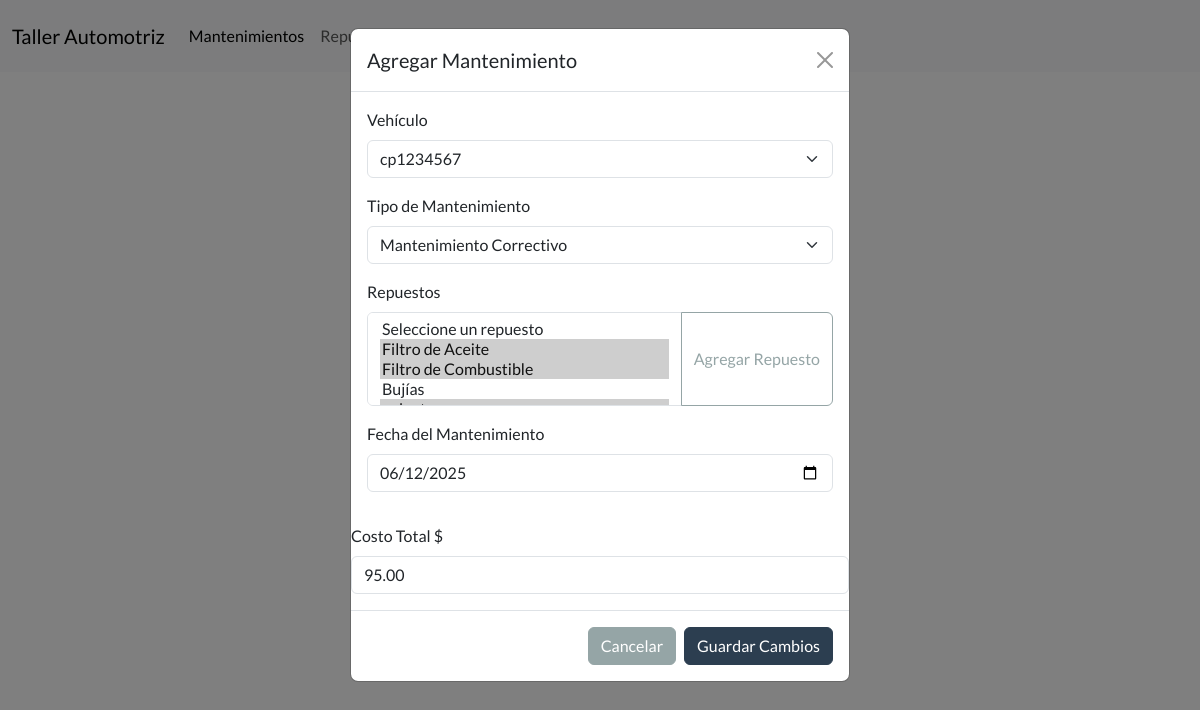
Page /editar_mantenimiento/14/ on the committed database.
### Aplicaciones/Taller/models.py (models this page shows, shortened)
class Mantenimiento(models.Model):
    id_mantenimientov = models.AutoField(primary_key=True)  # ~ Campo de clave primaria autoincremental
    vehiculo = models.ForeignKey(Vehiculo, on_delete=models.CASCADE, related_name='mantenimientos')  # * Relación con el modelo Vehiculo
    tipo_mantenimiento = models.ForeignKey(TipoMantenimiento, on_delete=models.CASCADE, related_name='mantenimientos')  # * Relación con el modelo TipoMantenimiento
    Repuestos = models.ManyToManyField(Repuesto, blank=True, related_name='mantenimientos')  # * Relación con el modelo Repuesto, permitiendo múltiples repuestos por mantenimiento
    fecha_mantenimiento = models.DateField()  # * Fecha del mantenimiento
    precioTotal = models.DecimalField(max_digits=10, decimal_places=2, default=0)  # * Precio total del mantenimiento

class Vehiculo(models.Model): # * Modelo para representar un vehículo
    id = models.AutoField(primary_key=True)  # ~ Campo autoincremental
    placa_vehiculo = models.CharField(max_length=9, unique=True, blank=True)  #~ Visible al usuario
    nombre_propietario = models.CharField(max_length=100)
    marca = models.CharField(max_length=50)
    modelo = models.CharField(max_length=50)
    anio = models.PositiveIntegerField() # ~ tipo de dato para años (enteros positivos)

class TipoMantenimiento(models.Model):
    id_mantenimiento = models.AutoField(primary_key=True)  # ~ Campo de clave primaria autoincremental
    nombre_mantenimiento = models.CharField(max_length=100, unique=True)  # * Nombre del tipo de mantenimiento sea único
    precio_mantenimiento = models.DecimalField(max_digits=10, decimal_places=2)  # * Precio del mantenimiento

### Aplicaciones/Taller/views.py (the view, shortened to what this page needs)
# urls.py: path('editar_mantenimiento/<int:id_mantenimiento>/', views.editar_mantenimiento, name="editar_mantenimiento"),  # * Mapea la URL 'editar_mantenimiento/<id_mantenimiento>/' a la vista editar_mantenimie
def editar_mantenimiento(request, id_mantenimiento):
    mantenimiento = get_object_or_404(Mantenimiento, id_mantenimientov=id_mantenimiento)
    repuestos_seleccionados = mantenimiento.Repuestos.values_list('id_repuesto', flat=True)
    return render(request, 'editar_mantenimiento.html', {
        'mantenimiento': mantenimiento,
        'vehiculos': Vehiculo.objects.all(),
        'tipos_mantenimiento': TipoMantenimiento.objects.all(),
        'repuestos': Repuesto.objects.all(),
        'repuestos_seleccionados': repuestos_seleccionados,
    })

### Aplicaciones/Taller/templates/editar_mantenimiento.html (shortened to what this page needs)
{% extends "plantilla.html" %}
{% load static %}
{% block content %}
<div class="modal fade" id="exampleModal" tabindex="-1" aria-labelledby="exampleModalLabel" aria-hidden="true">
  <div class="modal-dialog">
    <div class="modal-content">
      <div class="modal-header">
        <h1 class="modal-title fs-5" id="exampleModalLabel">Agregar Mantenimiento</h1>
        <button type="button" class="btn-close" data-bs-dismiss="modal" aria-label="Close"></button>
      </div>
      <div class="modal-body">
        <form method="post" action="{% url 'editar_mantenimiento' mantenimiento.id_mantenimientov %}" id="formulario-mantenimiento">
            <div class="mb-3">
                <label for="vehiculo" class="form-label">Vehículo</label>
                <select class="form-select" id="vehiculo" name="vehiculo" required>
                    {% if vehiculos %}
                        {% if vehiculos|length > 0 %}
                            {% for vehiculo in vehiculos %}
                                <option value="{{ vehiculo.id }}" {% if vehiculo.id == mantenimiento.vehiculo.id %}selected{% endif %}>
                                    {{ vehiculo.placa_vehiculo }}
                                </option>
                            {% endfor %}
                        {% endif %}
                    {% else %}
                        <option value="">No hay vehículos disponibles</option>
                    {% endif %}
                </select>
            </div>
            <div class="mb-3">
                <label for="tipo_mantenimiento" class="form-label">Tipo de Mantenimiento</label>
                <select class="form-select" id="tipo_mantenimiento" name="tipo_mantenimiento" required>
                    {% for tipo in tipos_mantenimiento %}
                    <option value="{{ tipo.id_mantenimiento }}" data-precio="{{ tipo.precio_mantenimiento }}"
                        {% if tipo.id_mantenimiento == mantenimiento.tipo_mantenimiento.id_mantenimiento %}selected{% endif %}>
                        {{ tipo.nombre_mantenimiento }}
                    </option>
                    {% endfor %}
                </select>
            </div>
            <div class="mb-3">
                <label for="repuestos" class="form-label">Repuestos</label>
                <div class="input-group mb-3">
                    <select class="form-select" id="repuestos" name="repuestos" multiple required>
                        <option value="">Seleccione un repuesto</option>
                        {% for repuesto in repuestos %}
                            <option value="{{ repuesto.id_repuesto }}" data-precio="{{ repuesto.precio }}"
                                {% if repuesto.id_repuesto in repuestos_seleccionados %}selected{% endif %}>
                                {{ repuesto.nombre_repuesto }}
                            </option>
                        {% endfor %}
                    </select>
                    <button class="btn btn-outline-secondary" type="button" data-bs-toggle="modal" data-bs-target="#modalAgregarRepuesto">Agregar Repuesto</button>
                </div>
            </div>
            <div class="mb-3">
                <label for="fecha_mantenimiento" class="form-label">Fecha del Mantenimiento</label>
                <input type="date" class="form-control" id="fecha_mantenimiento" name="fecha_mantenimiento" required value="{{ mantenimiento.fecha_mantenimiento|date:'Y-m-d' }}">
            </div>
            </div>
            <div class="mb-3">
                <label for="precioTotal" class="form-label">Costo Total $</label>
                <input type="number" placeholder="0" class="form-control" id="precioTotal" name="precioTotal" required value="{{ mantenimiento.precioTotal }}">
            </div>
            <div class="modal-footer">
                <button type="button" class="btn btn-secondary" data-bs-dismiss="modal">Cancelar</button>
                <button type="submit" class="btn btn-primary">Guardar Cambios</button>
            </div>
      </div>
    </div>
  </div>
{% endblock content %}

### rows in the picture
Mantenimiento: vehiculo "cp1234567", tipo_mantenimiento "Mantenimiento Correctivo", fecha_mantenimiento "06/12/2025", precioTotal "95.00"

### other values in the picture
form field repuestos "Seleccione un repuesto / Filtro de Aceite ☑ / Filtro de Combustible ☑ / Bujías"
